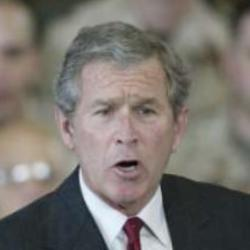
#> input picture images/George_W_Bush/1.jpg, 250 x 250 px
$ jupyter execute --allow-errors Tutorial_Computer_Vision_1.ipynb
#> lines starting #> are read from the running program, lines starting #| are printed output that depends on the picture
## preparation

[cell 1]
import os #untuk mengolah file2 (mirip kayak cmd di terminal)
import cv2 #untuk mengolah image nya
import numpy as np #untuk perhitungan matematika
import matplotlib.pyplot as plt #untuk visualisasi

[cell 2]
def load_image(image_path):
#> called with image_path = 'images/George_W_Bush/1.jpg'
  image = cv2.imread(image_path) #load image RGB
#> image is the input picture: shape (250, 250, 3); mean B, G, R 109.5, 115, 120.1
  if image is None:
    print('Error: Could not load image.')
    return None, None
  gray = cv2.cvtColor(image, cv2.COLOR_BGR2GRAY) #dalam skala grayscale #convert dari BGR ke gray
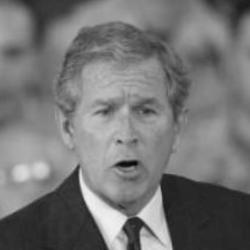
#> gray: shape (250, 250); min 6, max 243, mean 115.9
  return image, gray

#ndarray array dari numpy

[cell 3]
sample_image, sample_image_gray = load_image('images/George_W_Bush/1.jpg')

[cell 4]
# menampilkan wajahnya
sampleImg_RGB = cv2.cvtColor(sample_image, cv2.COLOR_BGR2RGB)
#> pass 3 of the loop `for root, dirs, files in os.walk(dataset_dir):`:
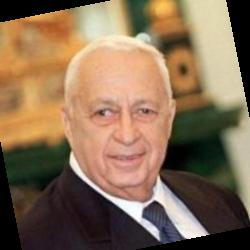
#> input picture images/Ariel_Sharon/Ariel_Sharon_0001.jpg, 250 x 250 px
#> in load_image, image is the input picture: shape (250, 250, 3); mean B, G, R 84.4, 109, 134.7
#> in load_image (call 3), `gray = cv2.cvtColor(image, cv2.COLOR_BGR2GRAY)`:
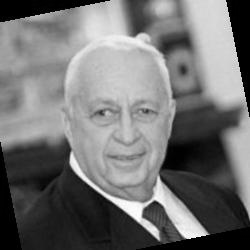
#> gray: shape (250, 250); min 0, max 255, mean 113.9
plt.imshow(sampleImg_RGB)

#kenapa biru? karena skala warna di opencv itu bukan RGB tapi BGR

[cell 5]
# Load semua dataset
dataset_dir = 'images'
images = []
labels = []
for root, dirs, files in os.walk(dataset_dir):
  if len(files) == 0:
    continue
  for f in files:
    _, image_gray = load_image(os.path.join(root, f))
    if image_gray is None:
      continue
    images.append(image_gray)
    labels.append(root.split('/')[-1]) #extract semua string dataset

[cell 6]
len(labels)

## Face Detection

[cell 7]
face_cascade = cv2.CascadeClassifier(cv2.data.haarcascades + 'haarcascade_frontalface_default.xml')

#model haar cascade untuk menentukan lokasi wajah -> pake konsep konvolusi
#parameter deteksi wajah :
#scalefactor, minNeighbors, minsize

[cell 8]
def detect_faces(image_gray, scale_factor=1.1, min_neighbors=5, min_size=(30, 30)):
#> called with scale_factor = 1.1, min_neighbors = 5, min_size = (50, 50)
  faces = face_cascade.detectMultiScale(
    image_gray,
    scaleFactor=scale_factor,
    minNeighbors=min_neighbors,
    minSize=min_size
  )
#> faces = [[64, 63, 121, 121]]
  return faces

[cell 9]
sample_faces = detect_faces(sample_image_gray, min_size=(50, 50)) # klo ini brrti mau ubah minsize
#> sample_faces = [[64, 63, 121, 121]]

#hasil matriksnya itu [x, y, w, h]
# x sama y itu titik koordinat plg pojok kiri atas, w = panjang, h = lebar

[cell 10]
def crop_faces(image_gray, faces, return_all=False):
#> called with faces = array of shape (1, 4), return_all = False
  cropped_faces = []
  selected_faces = []
  if len(faces) > 0:
    if return_all:
      for x, y, w, h in faces:
        selected_faces.append((x, y, w, h))
        cropped_faces.append(image_gray[y:y+h, x:x+w])
    else:
      x, y, w, h = max(faces, key=lambda rect: rect[2] * rect[3])
#> x = 64; y = 63; w = 121; h = 121
      selected_faces.append((x, y, w, h))
      cropped_faces.append(image_gray[y:y+h, x:x+w])
  return cropped_faces, selected_faces

[cell 11]
cropped_faces, _ = crop_faces(sample_image_gray, sample_faces)
#> cropped_faces = 1 item

[cell 12]
plt.imshow(cropped_faces[0], cmap='gray')
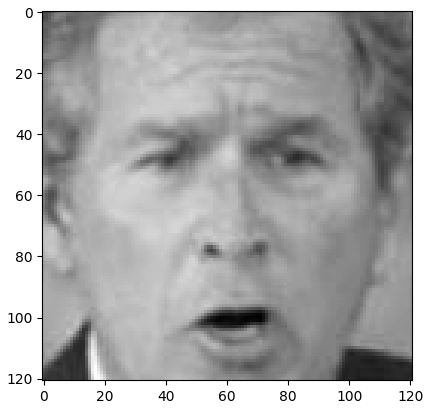
#> figure drawn by matplotlib, 1 panel

## Face Recognition - Eigenface

[cell 13]
#menyamakan ukuran wajah
# untuk eigenface preprocessingnya ada dua yaitu : resize dan flattened
face_size = (128, 128)

def resize_and_flatten(face):
  face_resized = cv2.resize(face, face_size)
  face_flattened = face_resized.flatten() #flattened itu klo misal si array 2 dimensi, maka dijadiin 1 dimensi
  return face_flattened

[cell 14]
X = [] #data yang akan diolah
y = [] #label

for image, label in zip(images, labels):
  faces = detect_faces(image)
  cropped_faces, _ = crop_faces(image, faces)
  if len(cropped_faces) > 0:
    face_flattened = resize_and_flatten(cropped_faces[0])
    X.append(face_flattened)
    y.append(label)
#> this loop made 4 passes
#> pass 1, in resize_and_flatten, `face_resized = cv2.resize(face, face_size)`:
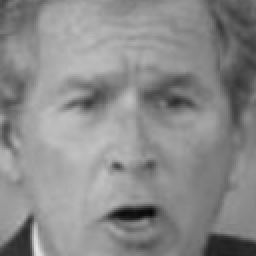
#> face_resized: shape (128, 128) (shown 2 times larger); min 7, max 230, mean 138.2
#> pass 2, in resize_and_flatten (call 2), `face_resized = cv2.resize(face, face_size)`:
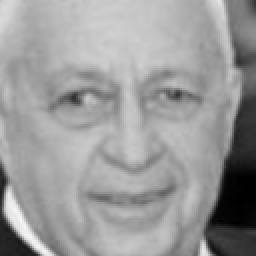
#> face_resized: shape (128, 128) (shown 2 times larger); min 0, max 246, mean 154.1
#> pass 3, in resize_and_flatten (call 3), `face_resized = cv2.resize(face, face_size)`:
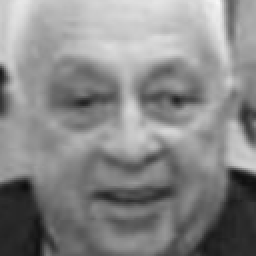
#> face_resized: shape (128, 128) (shown 2 times larger); min 13, max 247, mean 135.8

X = np.array(X)
y = np.array(y)

[cell 15]
X.shape
#> Out = (4, 16384)

[cell 16]
#pisahin data latih dan testing (30%testing 70% training)

from sklearn.model_selection import train_test_split
#> (the rest of this cell did not finish here and is left out)

[cell 17]
#mean centering = data dikurangi dengan rata2

from sklearn.base import BaseEstimator, TransformerMixin

class MeanCentering(BaseEstimator, TransformerMixin):
  def fit(self, X, y=None):
    self.mean_face = np.mean(X, axis=0)
    return self
  def transform(self, X):
    return X - self.mean_face

[cell 18]
from sklearn.pipeline import Pipeline
from sklearn.svm import SVC
from sklearn.decomposition import PCA

pipe = Pipeline([
  ('centering', MeanCentering()),
  ('pca', PCA(svd_solver='randomized', whiten=True,random_state=177)),
  ('svc', SVC(kernel='linear', random_state=177))
])

[cell 19]
#Train and Evaluate

from sklearn.metrics import classification_report

#> (the rest of this cell did not finish here and is left out)

#> (a cell that did not finish here is left out)

[cell 21]
import pickle

#untuk download modelnya
with open('eigenface_pipeline.pkl', 'wb') as f:
  pickle.dump(pipe, f)

[cell 22]
# [4 lines left out: function get_eigenface_score, not called in this run]

[cell 23]
def eigenface_prediction(image_gray):
  faces = detect_faces(image_gray)
#> faces = [[64, 63, 121, 121]]
  cropped_faces, selected_faces = crop_faces(image_gray, faces)
#> cropped_faces = 1 item; selected_faces = [(64, 63, 121, 121)]

  if len(cropped_faces) == 0:
    return 'No face detected.'
  X_face = []
  for face in cropped_faces:
    face_flattened = resize_and_flatten(face)
    X_face.append(face_flattened)

    X_face = np.array(X_face)
    labels = pipe.predict(X_face)
    scores = get_eigenface_score(X_face)

    return scores, labels, selected_faces
#> this loop made 1 pass
